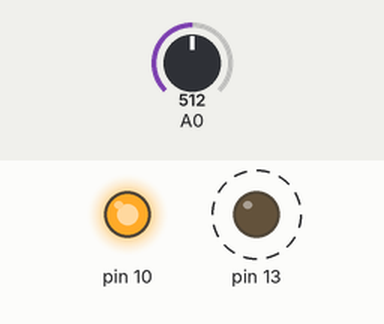
The sketch below on a simulated Arduino Uno, built with avr-gcc and run on an emulated ATmega328P. On the bench: output pins drawn as LEDs (lit = HIGH). Dashed ring = blinking. The test bench sets the inputs (shaded band); at power-on: A0 = 512.

Above: at 1.8 s.
1.9 s: A0 set to 0
3.6 s: A0 set to 122
At 3.78 s:
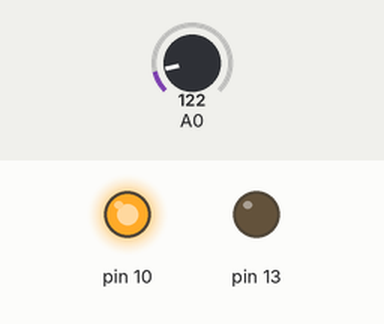
At 4.14 s:
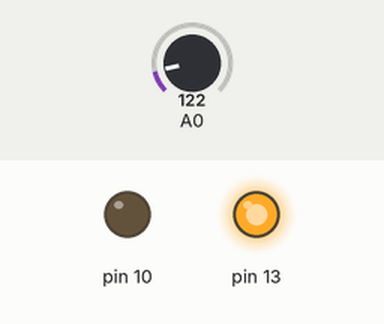
Timing chart, 0 to 13.1 s (numbered marks = the images above; inputs shaded):
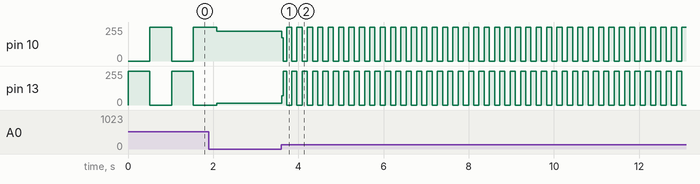

The sketch:

joy2ledControlSetDelay.ino
```cpp
int a;
void setup () {
  pinMode(13, OUTPUT);
  pinMode(10, OUTPUT);
  Serial.begin(9600);
}

void loop () {
  a = analogRead(A0);
  digitalWrite(10, LOW);
  digitalWrite(13, HIGH);
  delay(a);
  digitalWrite(13, LOW);
  digitalWrite(10, HIGH);
  delay(a);
}
```

Measured:
- after the input at 3.6 s, pin 10: 225/255 → 176/255 at once, then moves between 0/255 and 255/255, repeating every 0.24 s; pin 13: 15/255 → 68/255 at once, then moves between 0/255 and 255/255, repeating every 0.24 s
- by itself, pin 13: alternates 255/255 for 0.51 s and 0/255 for 0.51 s
